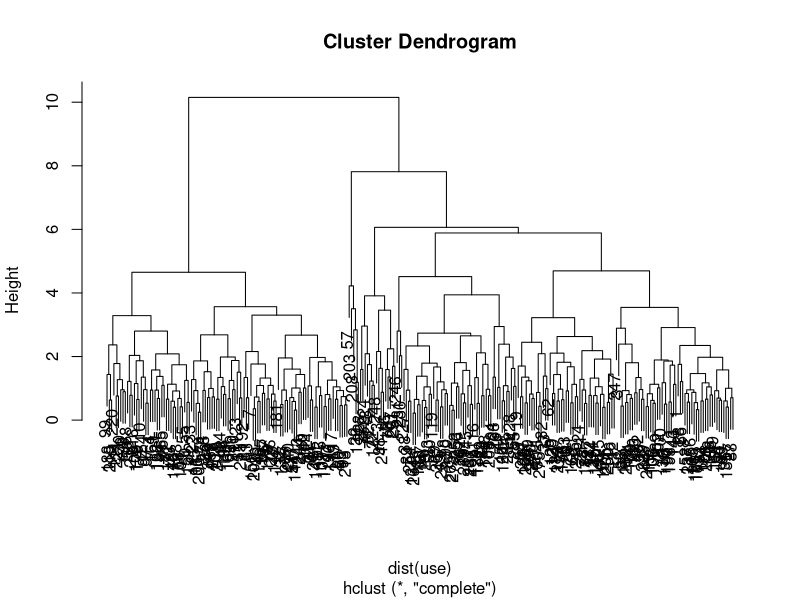
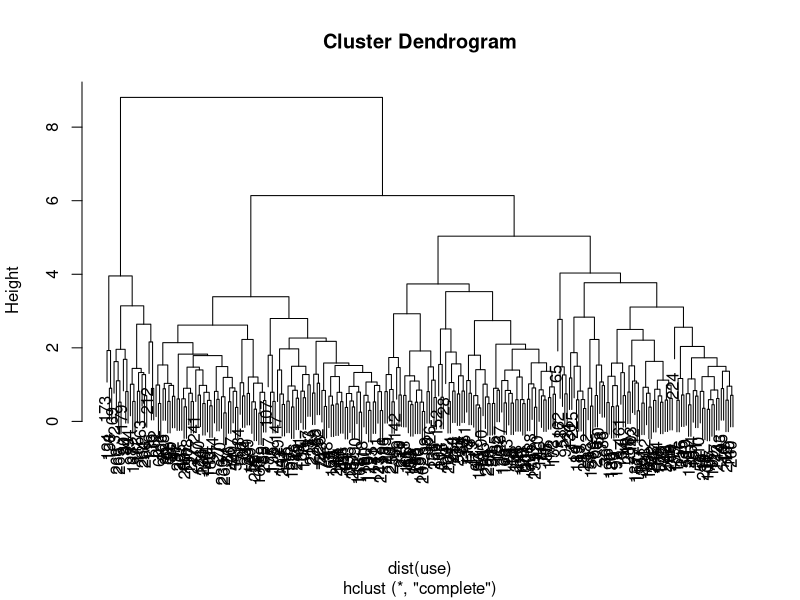

Reproduce these figures in R, in order.
######Dendrogram Script#####


#####males####
males = read.csv("males.csv")

use = males[,-c(1,8)]

males.clust = hclust(dist(use))
plot(males.clust)

groups.2 = cutree(males.clust,2)
table(groups.2)

aggregate(use,list(groups.2),median)




groups.3 = cutree(males.clust,3)
table(groups.3)

aggregate(use,list(groups.3),median)



groups.4 = cutree(males.clust,4)
table(groups.4)

aggregate(use,list(groups.4),median)

groups.5 = cutree(males.clust,5)
table(groups.5)

aggregate(use,list(groups.5),median)
results = aggregate(males[,-1],list(groups.5),median)
results = results[order(-results$m_percent_interest),]
results

people  = cbind(males$male_id,groups.5)

people[match(16,people),2]



#####females######
females = read.csv("females.csv")

use = females[,-c(1,8)]

females.clust = hclust(dist(use))
plot(females.clust)

groups.2 = cutree(females.clust,2)
table(groups.2)

aggregate(use,list(groups.2),median)




groups.3 = cutree(females.clust,3)
table(groups.3)

aggregate(use,list(groups.3),median)



groups.4 = cutree(females.clust,4)
table(groups.4)

aggregate(use,list(groups.4),median)


results = aggregate(females[,-1],list(groups.4),median)
results



